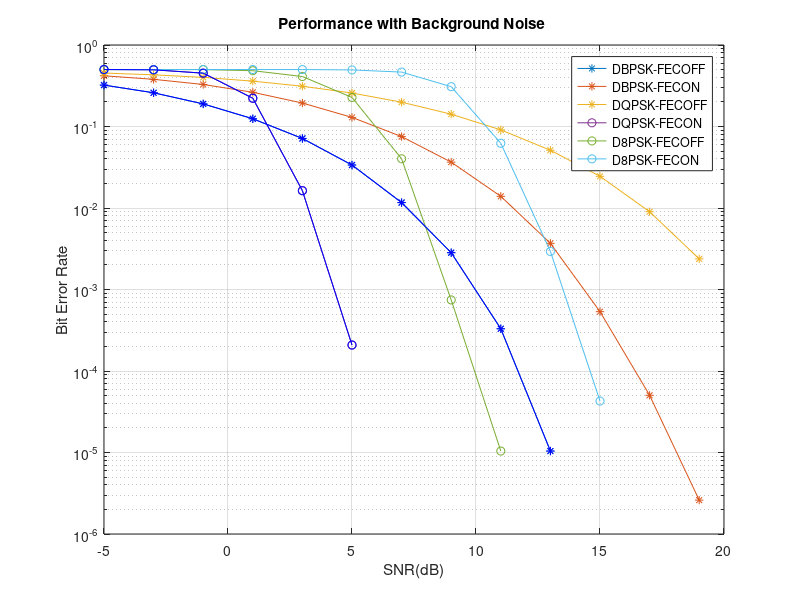

The MATLAB script that drew this image:
function createBERFilesForOMNeTBkgNoise
%%
 load per_bkg_new
%  load per_bkg_high_res
 figure
    
  M=squeeze(demodBer_fec(:,:,1));
 
                  semilogy(awgn_db',M','-*')
                  hold on 
         M=squeeze(simBer_fec(:,:,1));
         semilogy(awgn_db',M','-o')
 
 
    semilogy(awgn_db(1,:),squeeze(demodBer_fec(1,:,1))','-*b')
    hold on
    semilogy(awgn_db(1,:),squeeze(simBer_fec(1,:,1))','-ob')
    
    semilogy(awgn_db(1,:),squeeze(demodBer_fec(2,:,2))','-*g')
    semilogy(awgn_db(1,:),squeeze(simBer_fec(2,:,2))','-og')
    
    
    semilogy(awgn_db(1,:),squeeze(demodBer_fec(3,:,3))','-*r')
    semilogy(awgn_db(1,:),squeeze(simBer_fec(3,:,3))','-or')
    
    grid on
title(['Performance with Background Noise '])
    xlabel('SNR(dB)')
    ylabel('Bit Error Rate')
    legHandler=legend('DBPSK-FECOFF','DBPSK-FECON','DQPSK-FECOFF','DQPSK-FECON','D8PSK-FECOFF','D8PSK-FECON','Location','Best');
    legString = get(legHandler,'String'); 
    
    for i = 1:3 
        % first without FEC
%     writeToFile(legString{(i*2)-1},false, awgn_db(1,:)',simBer_med(i,:)');
    end
    
        for i = 1:3 
        % then with FEC
%     writeToFile(legString{(i*2)},true, awgn_db(1,:)',simBer_fec_med(i,:)');
    end
    
    %%
function writeToFile(legString,FEC,SNR, BER)

fid = fopen(strcat('../',legString,'.txt'),'w');

fprintf(fid,'%s\n',legString);

%Print if it has FEC
if legString(end)=='F'
    fprintf(fid,'false\n');
else
    fprintf(fid,'true\n');
end

%Print Modulation
 ind = find(legString=='-');
 fprintf(fid,'%s\n',legString(1:ind-1));
 
 %print BER|SNR
 for i = 1:length(BER)
 fprintf(fid,'%f|%d\n',BER(i),SNR(i));
 end
fprintf(fid,'\n');

fclose(fid);

    